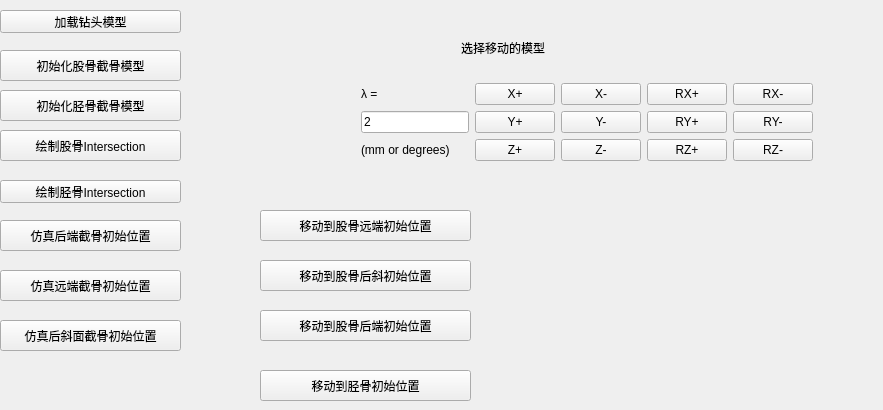
     <widget class="QWidget" name="tab_7">
      <attribute name="title">
       <string>术中截骨</string>
      </attribute>
      <widget class="QPushButton" name="GoToPoteriorInitialPosBtn">
       <property name="geometry">
        <rect>
         <x>0</x>
         <y>220</y>
         <width>181</width>
         <height>31</height>
        </rect>
       </property>
       <property name="text">
        <string>仿真后端截骨初始位置</string>
       </property>
      </widget>
      <widget class="QPushButton" name="GoToDistalInitialPosBtn">
       <property name="geometry">
        <rect>
         <x>0</x>
         <y>270</y>
         <width>181</width>
         <height>31</height>
        </rect>
       </property>
       <property name="text">
        <string>仿真远端截骨初始位置</string>
       </property>
      </widget>
      <widget class="QPushButton" name="GoToPosteriorChamferInitialPosBtn">
       <property name="geometry">
        <rect>
         <x>0</x>
         <y>320</y>
         <width>181</width>
         <height>31</height>
        </rect>
       </property>
       <property name="text">
        <string>仿真后斜面截骨初始位置</string>
       </property>
      </widget>
      <widget class="QPushButton" name="InitialFemurOsteotomyModelBtn">
       <property name="geometry">
        <rect>
         <x>0</x>
         <y>50</y>
         <width>181</width>
         <height>31</height>
        </rect>
       </property>
       <property name="text">
        <string>初始化股骨截骨模型</string>
       </property>
      </widget>
      <widget class="QPushButton" name="AddFemurBoneModelInterSectionBtn">
       <property name="geometry">
        <rect>
         <x>0</x>
         <y>130</y>
         <width>181</width>
         <height>31</height>
        </rect>
       </property>
       <property name="text">
        <string>绘制股骨Intersection</string>
       </property>
      </widget>
      <widget class="QPushButton" name="AddTibiaBoneModelInterSectionBtn">
       <property name="geometry">
        <rect>
         <x>0</x>
         <y>180</y>
         <width>181</width>
         <height>23</height>
        </rect>
       </property>
       <property name="text">
        <string>绘制胫骨Intersection</string>
       </property>
      </widget>
      <widget class="QWidget" name="verticalLayoutWidget_10">
       <property name="geometry">
        <rect>
         <x>300</x>
         <y>20</y>
         <width>574</width>
         <height>141</height>
        </rect>
       </property>
       <layout class="QVBoxLayout" name="verticalLayout_20">
        <item>
         <layout class="QHBoxLayout" name="horizontalLayout_48">
          <item>
           <spacer name="horizontalSpacer_19">
            <property name="orientation">
             <enum>Qt::Horizontal</enum>
            </property>
            <property name="sizeHint" stdset="0">
             <size>
              <width>40</width>
              <height>20</height>
             </size>
            </property>
           </spacer>
          </item>
          <item>
           <widget class="QLabel" name="label_43">
            <property name="sizePolicy">
             <sizepolicy hsizetype="Fixed" vsizetype="Fixed">
              <horstretch>0</horstretch>
              <verstretch>0</verstretch>
             </sizepolicy>
            </property>
            <property name="text">
             <string>选择移动的模型</string>
            </property>
           </widget>
          </item>
          <item>
           <spacer name="horizontalSpacer_21">
            <property name="orientation">
             <enum>Qt::Horizontal</enum>
            </property>
            <property name="sizeHint" stdset="0">
             <size>
              <width>40</width>
              <height>20</height>
             </size>
            </property>
           </spacer>
          </item>
          <item>
           <widget class="QmitkSingleNodeSelectionWidget" name="IntraOsteotomyEndDrillTipWidget" native="true">
            <property name="font">
             <font>
              <pointsize>11</pointsize>
             </font>
            </property>
           </widget>
          </item>
          <item>
           <spacer name="horizontalSpacer_20">
            <property name="orientation">
             <enum>Qt::Horizontal</enum>
            </property>
            <property name="sizeHint" stdset="0">
             <size>
              <width>40</width>
              <height>20</height>
             </size>
            </property>
           </spacer>
          </item>
         </layout>
        </item>
        <item>
         <layout class="QGridLayout" name="gridLayout_7">
          <item row="0" column="6">
           <widget class="QPushButton" name="IntraDrillEndTipRXminusBtn">
            <property name="text">
             <string>RX-</string>
            </property>
           </widget>
          </item>
          <item row="0" column="3">
           <widget class="QPushButton" name="IntraDrillEndTipXplusBtn">
            <property name="text">
             <string>X+</string>
            </property>
           </widget>
          </item>
          <item row="0" column="4">
           <widget class="QPushButton" name="IntraDrillEndTipXminusBtn">
            <property name="text">
             <string>X-</string>
            </property>
           </widget>
          </item>
          <item row="3" column="4">
           <widget class="QPushButton" name="IntraDrillEndTipZminusBtn">
            <property name="text">
             <string>Z-</string>
            </property>
           </widget>
          </item>
          <item row="3" column="3">
           <widget class="QPushButton" name="IntraDrillEndTipZplusBtn">
            <property name="text">
             <string>Z+</string>
            </property>
           </widget>
          </item>
          <item row="2" column="7">
           <spacer name="horizontalSpacer_17">
            <property name="orientation">
             <enum>Qt::Horizontal</enum>
            </property>
            <property name="sizeHint" stdset="0">
             <size>
              <width>40</width>
              <height>20</height>
             </size>
            </property>
           </spacer>
          </item>
          <item row="0" column="5">
           <widget class="QPushButton" name="IntraDrillEndTipRXplusBtn">
            <property name="text">
             <string>RX+</string>
            </property>
           </widget>
          </item>
          <item row="2" column="3">
           <widget class="QPushButton" name="IntraDrillEndTipYplusBtn">
            <property name="text">
             <string>Y+</string>
            </property>
           </widget>
          </item>
          <item row="2" column="0">
           <spacer name="horizontalSpacer_18">
            <property name="orientation">
             <enum>Qt::Horizontal</enum>
            </property>
            <property name="sizeHint" stdset="0">
             <size>
              <width>40</width>
              <height>20</height>
             </size>
            </property>
           </spacer>
          </item>
          <item row="2" column="4">
           <widget class="QPushButton" name="IntraDrillEndTipYminusBtn">
            <property name="text">
             <string>Y-</string>
            </property>
           </widget>
          </item>
          <item row="3" column="6">
           <widget class="QPushButton" name="IntraDrillEndTipRZminusBtn">
            <property name="text">
             <string>RZ-</string>
            </property>
           </widget>
          </item>
          <item row="2" column="5">
           <widget class="QPushButton" name="IntraDrillEndTipRYplusBtn">
            <property name="text">
             <string>RY+</string>
            </property>
           </widget>
          </item>
          <item row="0" column="1">
           <widget class="QLabel" name="label_42">
            <property name="layoutDirection">
             <enum>Qt::LeftToRight</enum>
            </property>
            <property name="text">
             <string>λ =</string>
            </property>
           </widget>
          </item>
          <item row="3" column="5">
           <widget class="QPushButton" name="IntraDrillEndTipRZplusBtn">
            <property name="text">
             <string>RZ+</string>
            </property>
           </widget>
          </item>
          <item row="2" column="1">
           <widget class="QLineEdit" name="IntraDrillEndMovingStepLineEdit">
            <property name="text">
             <string>2</string>
            </property>
           </widget>
          </item>
          <item row="3" column="1">
           <widget class="QLabel" name="label_41">
            <property name="text">
             <string>(mm or degrees)</string>
            </property>
           </widget>
          </item>
          <item row="2" column="6">
           <widget class="QPushButton" name="IntraDrillEndTipRYminusBtn">
            <property name="text">
             <string>RY-</string>
            </property>
           </widget>
          </item>
         </layout>
        </item>
       </layout>
      </widget>
      <widget class="QPushButton" name="AddDrillEndTipModelBtn">
       <property name="geometry">
        <rect>
         <x>0</x>
         <y>10</y>
         <width>181</width>
         <height>23</height>
        </rect>
       </property>
       <property name="text">
        <string>加载钻头模型</string>
       </property>
      </widget>
      <widget class="QPushButton" name="InitialTibiaOsteotomyModelBtn">
       <property name="geometry">
        <rect>
         <x>0</x>
         <y>90</y>
         <width>181</width>
         <height>31</height>
        </rect>
       </property>
       <property name="text">
        <string>初始化胫骨截骨模型</string>
       </property>
      </widget>
      <widget class="QPushButton" name="RobotMoveToFemurDistalBtn">
       <property name="geometry">
        <rect>
         <x>260</x>
         <y>210</y>
         <width>211</width>
         <height>31</height>
        </rect>
       </property>
       <property name="text">
        <string>移动到股骨远端初始位置</string>
       </property>
      </widget>
      <widget class="QPushButton" name="RobotMoveToFemurPosteriorChamferBtn">
       <property name="geometry">
        <rect>
         <x>260</x>
         <y>260</y>
         <width>211</width>
         <height>31</height>
        </rect>
       </property>
       <property name="text">
        <string>移动到股骨后斜初始位置</string>
       </property>
      </widget>
      <widget class="QPushButton" name="RobotMoveToFemurPosteriorBtn">
       <property name="geometry">
        <rect>
         <x>260</x>
         <y>310</y>
         <width>211</width>
         <height>31</height>
        </rect>
       </property>
       <property name="text">
        <string>移动到股骨后端初始位置</string>
       </property>
      </widget>
      <widget class="QPushButton" name="RobotMoveToTibiaProximalBtn">
       <property name="geometry">
        <rect>
         <x>260</x>
         <y>370</y>
         <width>211</width>
         <height>31</height>
        </rect>
       </property>
       <property name="text">
        <string>移动到胫骨初始位置</string>
       </property>
      </widget>
     </widget>
